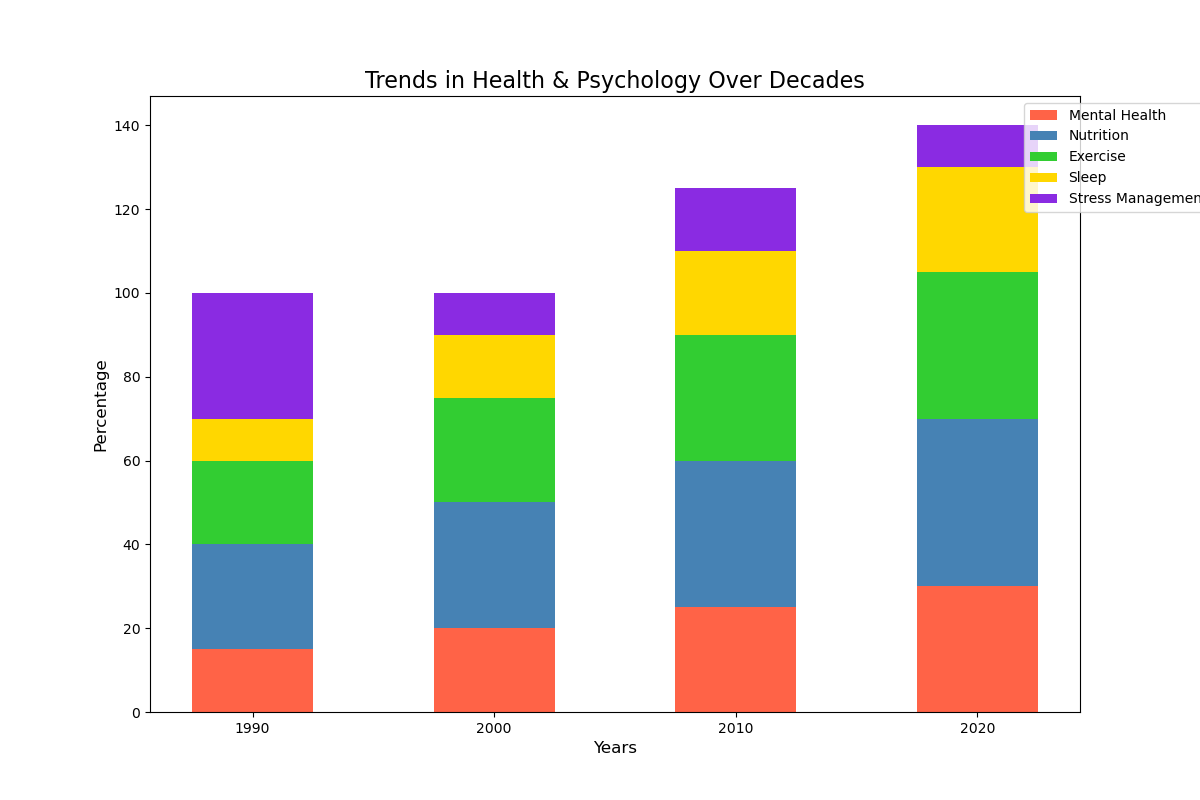

The Python source for this figure:
import matplotlib.pyplot as plt
import numpy as np

# Data
categories = ['Mental Health', 'Nutrition', 'Exercise', 'Sleep', 'Stress Management']
years = ['1990', '2000', '2010', '2020']
data = np.array([
    [15, 20, 25, 30],
    [25, 30, 35, 40],
    [20, 25, 30, 35],
    [10, 15, 20, 25],
    [30, 10, 15, 10]
])

# Colors
colors = ['#FF6347', '#4682B4', '#32CD32', '#FFD700', '#8A2BE2']

# Bar Width
bar_width = 0.5

# Plot
fig, ax = plt.subplots(figsize=(12, 8))
bottom = np.zeros(len(years))

for i in range(len(categories)):
    ax.bar(years, data[i], bar_width, label=categories[i], color=colors[i], bottom=bottom)
    bottom += data[i]

# Customize chart
ax.set_title('Trends in Health & Psychology Over Decades', fontsize=16)
ax.set_xlabel('Years', fontsize=12)
ax.set_ylabel('Percentage', fontsize=12)
ax.legend(loc='upper right', bbox_to_anchor=(1.15, 1))

# Display the plot
plt.show()
